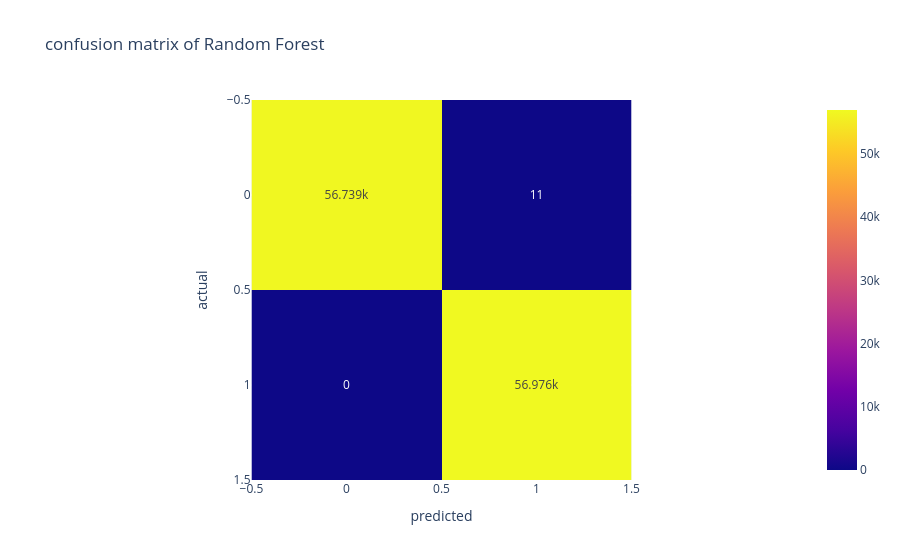

Source (notebook cell):
### Code cell
cm=confusion_matrix(y_test,y_pred_rf) #confusion matrix tells us whhere the model was right aand wher it went wrong
fig=px.imshow(cm,text_auto=True,title="confusion matrix of Random Forest",labels=dict(x="predicted",y="actual"))
fig.show()

### Figure 1 — Plotly figure (JSON) as saved in the notebook; plotly's stock layout.template omitted (floating-point values rounded to 4 significant figures)
{"data": [{"coloraxis": "coloraxis", "hovertemplate": "predicted: %{x}<br>actual: %{y}<br>color: %{z}<extra></extra>", "name": "0", "texttemplate": "%{z}", "type": "heatmap", "xaxis": "x", "yaxis": "y", "z": [[56739, 11], [0, 56976]]}], "layout": {"coloraxis": {"colorscale": [[0, "#0d0887"], [0.1111, "#46039f"], [0.2222, "#7201a8"], [0.3333, "#9c179e"], [0.4444, "#bd3786"], [0.5556, "#d8576b"], [0.6667, "#ed7953"], [0.7778, "#fb9f3a"], [0.8889, "#fdca26"], [1, "#f0f921"]]}, "title": {"text": "confusion matrix of Random Forest"}, "xaxis": {"anchor": "y", "constrain": "domain", "domain": [0, 1], "scaleanchor": "y", "title": {"text": "predicted"}}, "yaxis": {"anchor": "x", "autorange": "reversed", "constrain": "domain", "domain": [0, 1], "title": {"text": "actual"}}}}
